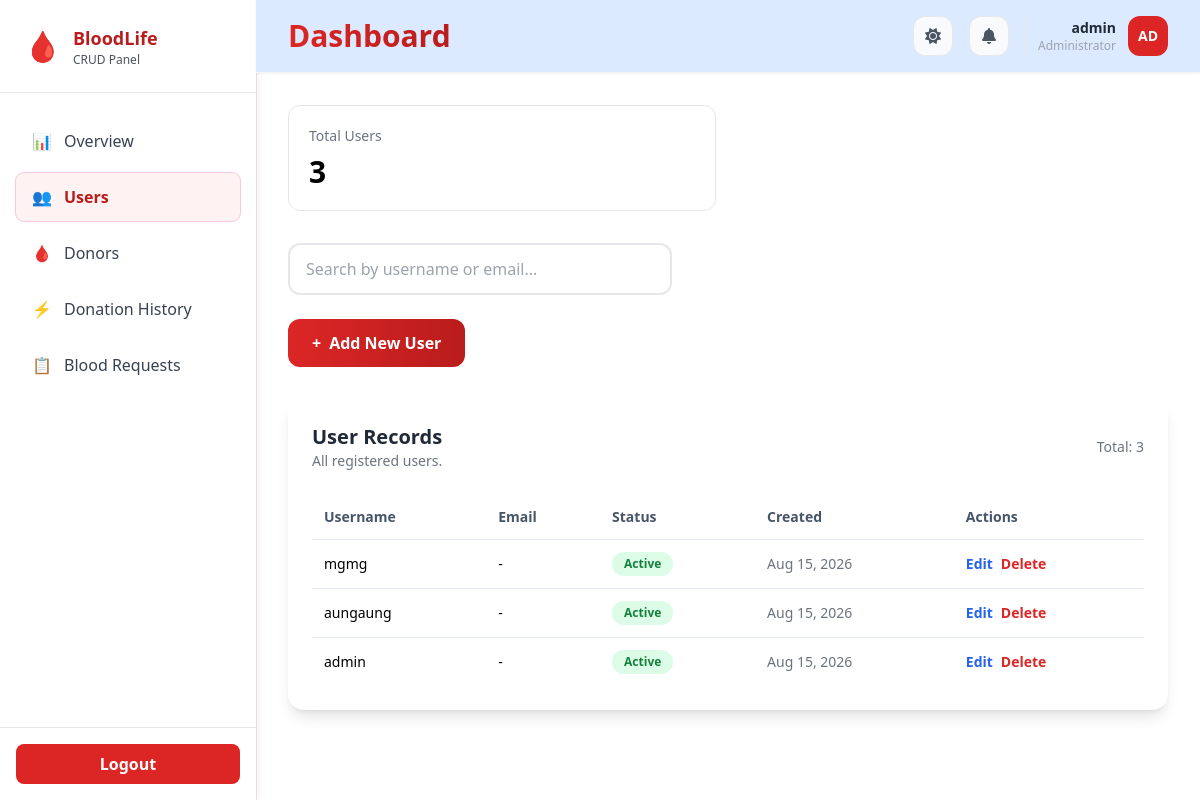
/admin/logindata.php (signed in), run on the app's committed database.
### tables this page shows
CREATE TABLE users (
    id INT AUTO_INCREMENT PRIMARY KEY,
    username VARCHAR(50) NOT NULL UNIQUE,
    email VARCHAR(100),
    password VARCHAR(255) NOT NULL,
    role ENUM('Admin','User') NOT NULL DEFAULT 'User',
    status ENUM('Active','Inactive') DEFAULT 'Active',
    myanmar_name VARCHAR(100) DEFAULT NULL,
    reset_token VARCHAR(255) DEFAULT NULL,
    reset_expires_at DATETIME DEFAULT NULL,
    created_at TIMESTAMP DEFAULT CURRENT_TIMESTAMP
);

### admin/logindata.php (the view, shortened to what this page needs)
<?php
require_once __DIR__ . '/../config/db.php';
$users = [];
$result = $conn->query("SELECT * FROM users ORDER BY id DESC");
if ($result && $result->num_rows > 0) {
    $users = $result->fetch_all(MYSQLI_ASSOC);
}
$stats = [
    'total' => $conn->query("SELECT COUNT(*) AS c FROM users")->fetch_assoc()['c'] ?? 0,
];
$edit_row = null;
?>
<!DOCTYPE html>
<html lang="en">
<head>
    <script src="https://cdn.tailwindcss.com"></script>
    <link rel="stylesheet" href="../assets/css/myanmar-font.css">
</head>
<body class="bg-gray-100">
<div class="flex min-h-screen">
    <div class="sidebar w-64 bg-white shadow-lg hover:ring-1 hover:ring-pink-500/20 hidden md:flex flex-col sticky top-0 self-start h-screen overflow-y-auto transition-colors duration-300">
        <div class="p-6 border-b border-gray-200">
            <div class="flex items-center space-x-3">
                <span class="text-3xl">🩸</span>
                <div>
                    <h1 class="font-bold text-lg text-red-700">BloodLife</h1>
                    <p class="text-xs text-gray-600">CRUD Panel</p>
                </div>
            </div>
        </div>
        <nav class="flex-1 px-4 py-6 space-y-2">
            <a href="dashboard.php" class="flex items-center space-x-3 px-4 py-3 text-gray-700 hover:bg-red-50 hover:text-red-700 hover:ring-1 hover:ring-pink-500/20 rounded-lg transition">
                <span>📊</span> <span data-i18n="overview">Overview</span>
            </a>
            <a href="logindata.php" class="flex items-center space-x-3 px-4 py-3 bg-red-50 text-red-700 font-semibold ring-1 ring-pink-500/30 rounded-lg transition">
                <span>👥</span> <span>Users</span>
            </a>
            <a href="donor_crud.php" class="flex items-center space-x-3 px-4 py-3 text-gray-700 hover:bg-red-50 hover:text-red-700 hover:ring-1 hover:ring-pink-500/20 rounded-lg transition">
                <span>🩸</span> <span>Donors</span>
            </a>
            <a href="donation_history_crud.php" class="flex items-center space-x-3 px-4 py-3 text-gray-700 hover:bg-red-50 hover:text-red-700 hover:ring-1 hover:ring-pink-500/20 rounded-lg transition">
                <span>⚡</span> <span>Donation History</span>
            </a>
            <a href="blood_requests_crud.php" class="flex items-center space-x-3 px-4 py-3 text-gray-700 hover:bg-red-50 hover:text-red-700 hover:ring-1 hover:ring-pink-500/20 rounded-lg transition">
                <span>📋</span> <span>Blood Requests</span>
            </a>
        </nav>
        <div class="p-4 border-t border-gray-200">
            <a href="logout.php" onclick="return confirm('Are you sure you want to logout?')" class="w-full bg-red-600 text-white flex justify-center py-2 rounded-lg font-semibold hover:bg-red-700 transition" data-i18n="logout">Logout</a>
        </div>
    </div>
    <main class="flex-1">
        <?php include __DIR__ . '/../includes/navbar.php'; ?>
        <div class="p-8">
            <div class="grid grid-cols-1 md:grid-cols-2 gap-6 mb-8">
                <div class="bg-white rounded-xl border p-5 stat-card">
                    <p class="text-gray-500 text-sm">Total Users</p>
                    <h3 class="text-3xl font-bold mt-2"><?= $stats['total'] ?></h3>
                </div>
            </div>
            <div class="w-96 mb-6">
                <input id="searchInput" type="text" placeholder="Search by username or email..." class="w-full border-2 border-gray-200 rounded-xl px-4 py-3 focus:outline-none focus:border-red-500 transition">
            </div>
            <div class="mb-8">
                <button onclick="toggleForm()" id="toggleFormBtn" class="bg-gradient-to-r from-red-600 to-red-700 text-white font-semibold px-6 py-3 rounded-xl hover:shadow-lg transition flex items-center gap-2">
                    <span>+</span>
                    <span><?= $edit_row ? 'Edit User' : 'Add New User' ?></span>
                </button>
            </div>
            <div class="bg-white rounded-2xl shadow-lg p-6">
                <div class="flex items-center justify-between mb-6">
                    <div>
                        <h3 class="text-xl font-bold text-gray-800">User Records</h3>
                        <p class="text-sm text-gray-500">All registered users.</p>
                    </div>
                    <span class="text-sm text-gray-500">Total: <?= count($users) ?></span>
                </div>
                <div class="overflow-x-auto">
                    <table class="w-full text-left text-sm border-collapse">
                        <thead>
                            <tr class="bg-gray-50 text-slate-600">
                                <th class="p-3">Username</th>
                                <th class="p-3">Email</th>
                                <th class="p-3">Status</th>
                                <th class="p-3">Created</th>
                                <th class="p-3">Actions</th>
                            </tr>
                        </thead>
                        <tbody>
                            <?php if (count($users) > 0): ?>
                                <?php foreach ($users as $u): ?>
                                    <?php
                                    $statusColor = ($u['status'] ?? 'Active') === 'Active' ? 'bg-green-100 text-green-700' : 'bg-red-100 text-red-700';
                                    ?>
                                    <tr class="user-row border-t border-slate-200 hover:bg-gray-50">
                                        <td class="p-3 font-medium"><?= htmlspecialchars($u['username']) ?></td>
                                        <td class="p-3"><?= htmlspecialchars($u['email'] ?? '-') ?></td>
                                        <td class="p-3"><span class="inline-flex rounded-full px-3 py-1 text-xs font-semibold <?= $statusColor ?>"><?= htmlspecialchars($u['status']) ?></span></td>
                                        <td class="p-3 text-gray-500"><?= date('M d, Y', strtotime($u['created_at'])) ?></td>
                                        <td class="p-3">
                                            <div class="flex gap-2">
                                                <a href="logindata.php?edit=<?= $u['id'] ?>" class="text-blue-600 hover:text-blue-800 font-semibold">Edit</a>
                                                <a href="logindata.php?delete=<?= $u['id'] ?>" class="text-red-600 hover:text-red-800 font-semibold" onclick="return confirm('Delete this user?')">Delete</a>
                                            </div>
                                        </td>
                                    </tr>
                                <?php endforeach; ?>
                            <?php else: ?>
                                <tr><td colspan="6" class="p-8 text-center text-gray-500">No users found.</td></tr>
                            <?php endif; ?>
                        </tbody>
                    </table>
                </div>
            </div>
        </div>
    </main>
</div>
</body>
</html>

### includes/navbar.php (shortened to what this page needs)
<?php
   $currentPage = basename($_SERVER['PHP_SELF']);
   $pageTitles = [
       'dashboard.php' => ['title' => 'Dashboard', 'description' => 'Overview of your blood donation system.'],
       'users_crud.php' => ['title' => 'Manage Users', 'description' => 'Manage and monitor the user network.'],
       'donor_crud.php' => ['title' => 'Manage Donors', 'description' => 'Manage and monitor the blood donor network.'],
       'donation_history_crud.php' => ['title' => 'Donation History', 'description' => 'Track and manage blood donation records.'],
       'blood_requests_crud.php' => ['title' => 'Blood Requests', 'description' => 'Manage blood request submissions from users.'],
       'assignments.php' => ['title' => 'Assignments', 'description' => 'Track and manage donor assignments.'],
       'notifications.php' => ['title' => 'Notifications', 'description' => 'View and manage all system notifications.'],
   ];
   $pageData = $pageTitles[$currentPage] ?? ['title' => 'Dashboard', 'description' => ''];
   ?>
<link rel="stylesheet" href="https://cdnjs.cloudflare.com/ajax/libs/font-awesome/6.5.1/css/all.min.css">
<nav class="bg-blue-100 shadow-sm sticky top-0 z-30 border-b border-gray-100 transition-colors duration-300">
    <div class="px-8 py-4 flex justify-between items-center">
        <div class="flex items-center space-x-4">
            <div>
                <h2 class="text-3xl font-bold text-transparent bg-clip-text bg-gradient-to-r from-red-600 to-red-700"><?= htmlspecialchars($pageData['title']) ?></h2>
            </div>
        </div>
        <div class="flex items-center space-x-4">
            <button type="button" class="theme-toggle-btn relative w-10 h-10 rounded-xl border border-gray-200 bg-gray-50 flex items-center justify-center cursor-pointer hover:border-red-300 hover:bg-red-50 transition" aria-label="Toggle theme" onclick="toggleTheme()">
                <span class="theme-icon-sun"><i class="fas fa-sun text-gray-600"></i></span>
            </button>
            <div class="relative">
                <button onclick="toggleNotifications()" class="relative w-10 h-10 rounded-xl border border-gray-200 bg-gray-50 flex items-center justify-center hover:bg-red-50 hover:border-red-300 transition">
                    <i class="fas fa-bell text-gray-600"></i>
                </button>
            </div>
            <div class="relative" id="adminMenu">
                <div class="flex items-center space-x-3 cursor-pointer pl-3 border-l border-gray-200" onclick="toggleAdminDropdown()">
                    <div class="text-right">
                        <p class="font-semibold text-sm text-gray-800"><?= htmlspecialchars($_SESSION['username'] ?? 'Admin') ?></p>
                        <p class="text-xs text-gray-400" data-i18n="administrator">Administrator</p>
                    </div>
                    <div class="w-10 h-10 bg-red-600 text-white rounded-xl flex items-center justify-center font-bold text-sm">
                        <?= strtoupper(substr($_SESSION['username'] ?? 'A', 0, 2)) ?>
                    </div>
                </div>
            </div>
        </div>
    </div>
</nav>

### admin/logindata.php (style rules this page uses)
.stat-card { transition: all 0.3s ease; }
html:not(.dark) body { background-color: #ffffff !important; background-image: none !important; }
html:not(.dark) .bg-gray-50:not(.sidebar):not(nav):not(nav *) { background-color: #ffffff !important; }
html:not(.dark) .bg-gray-100 { background-color: #ffffff !important; }

### data on the page
users: username "mgmg", email "-", status "Active", created_at "Aug 15, 2026"
users: username "aungaung", email "-", status "Active", created_at "Aug 15, 2026"
users: username "admin", email "-", status "Active", created_at "Aug 15, 2026"

### other printed values
$_SESSION['username'] "admin"
substr($_SESSION['username'] ?? 'A', 0, 2) "AD"
$stats['total'] "3"
count($users) "3"
